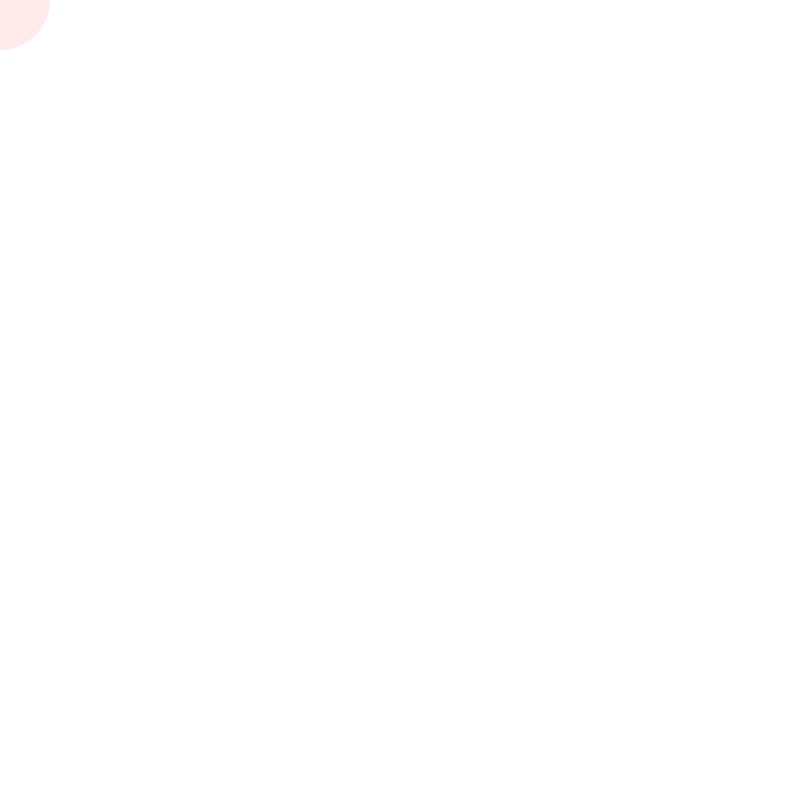
Frame 1 (no input)
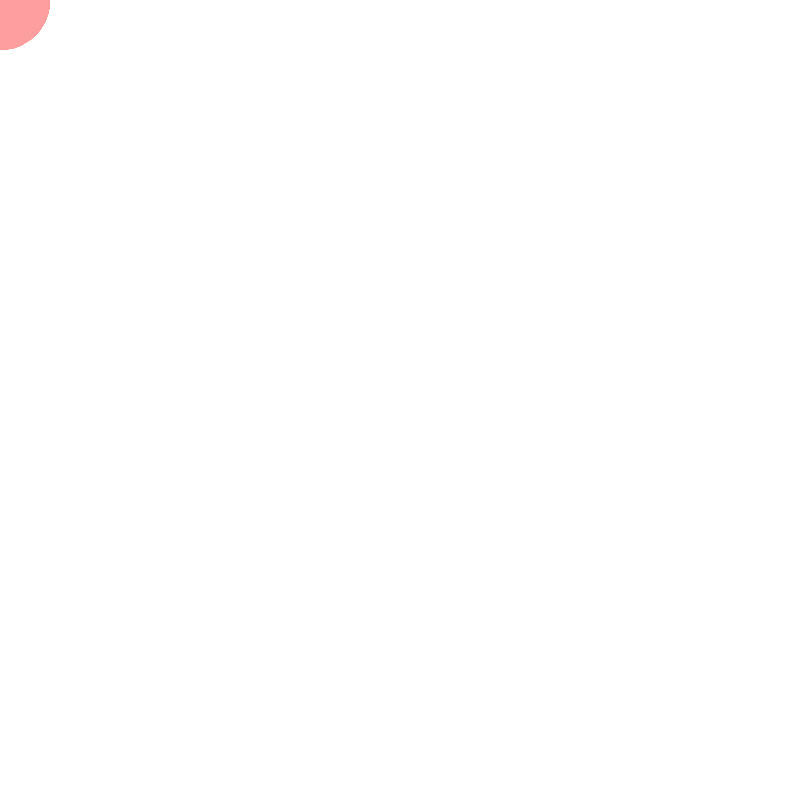
Frame 60 (no input)
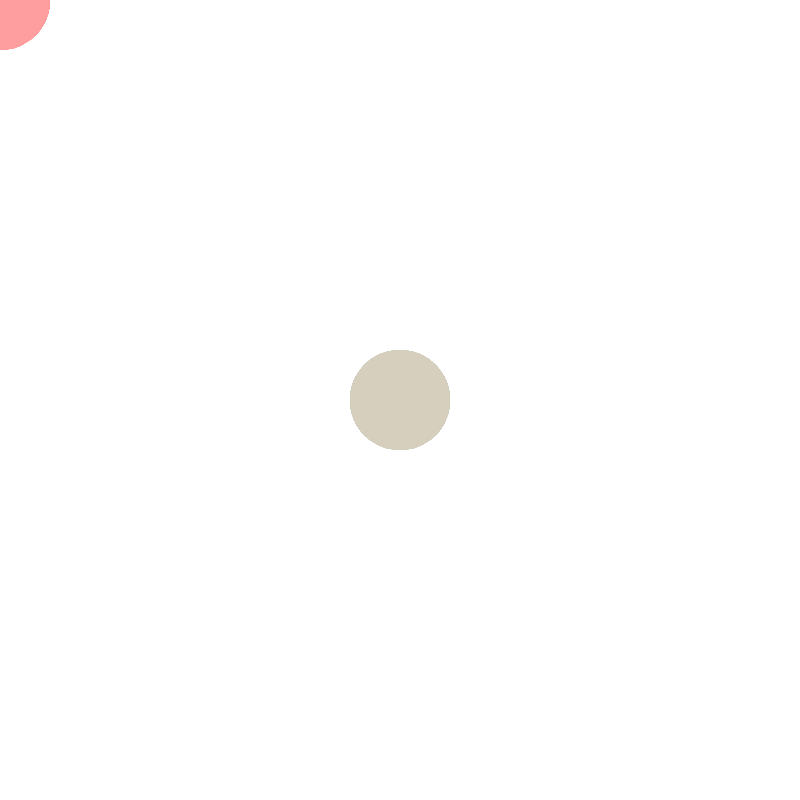
Frame 120 (the mouse pressed at the canvas centre since frame 60)

The p5.js sketch that drew these frames (run headless with seeded random() and noise() and a simulated clock; from frame 60 on, the mouse is pressed at the canvas centre):

// p5.js sketch
// ── sketch.js
function setup() {
  colorMode(HSB, 100)
  createCanvas(800, 800);
  background(0,0,100);
  my_color = 0;
  
  // RECT MODE options
  // rectMode(corner) (DEFAULT)
  // rectMode(corners)
  // rectMode(center)
  // rectMode(radius)
  
  // ELIPSE MODE options
  // elipseMode(corner)
  // elipseMode(corners)
  // elipseMode(center) (DEFAULT)
  // elipseMode(radius)

  
  // COLOR MODE options
  // colorMode(RGB) (DEFUALT)
  // colorMode(HSB) (value)
  // colorMode(HSL) (lightness)
  
  
}

function draw() {
  //stroke(color)
  noStroke()
  smooth();
  
  if (mouseIsPressed) {
    my_color = random(0,100);
  }
  
    // ellipse(mouseX, mouseY, 10, 10);
    // circle(x, y, diam)
    // elipse(x,y,w,h)
    // rect(x,y,w,h)
    // square(x,y,side)
    // point(x,y)
    // triange(x1,y1,x2,y2,x3,y3)
    // quad(x1,y1,x2,y2,x3,y3,x4,y4)
  
  
  // WE CAN ALSO USE ALL OF THE CSS COLOR WAYS
  // color(0,255,0)
  // color('green')
  // color('#00ff00')
  // color('RGB(0,255,0)')
  
  fill(my_color, 40, 100, 20)
  circle(mouseX, mouseY, 100);
  
  
}

// MACH BAND VISUAL EFFECT
// We percieve more contrast between
